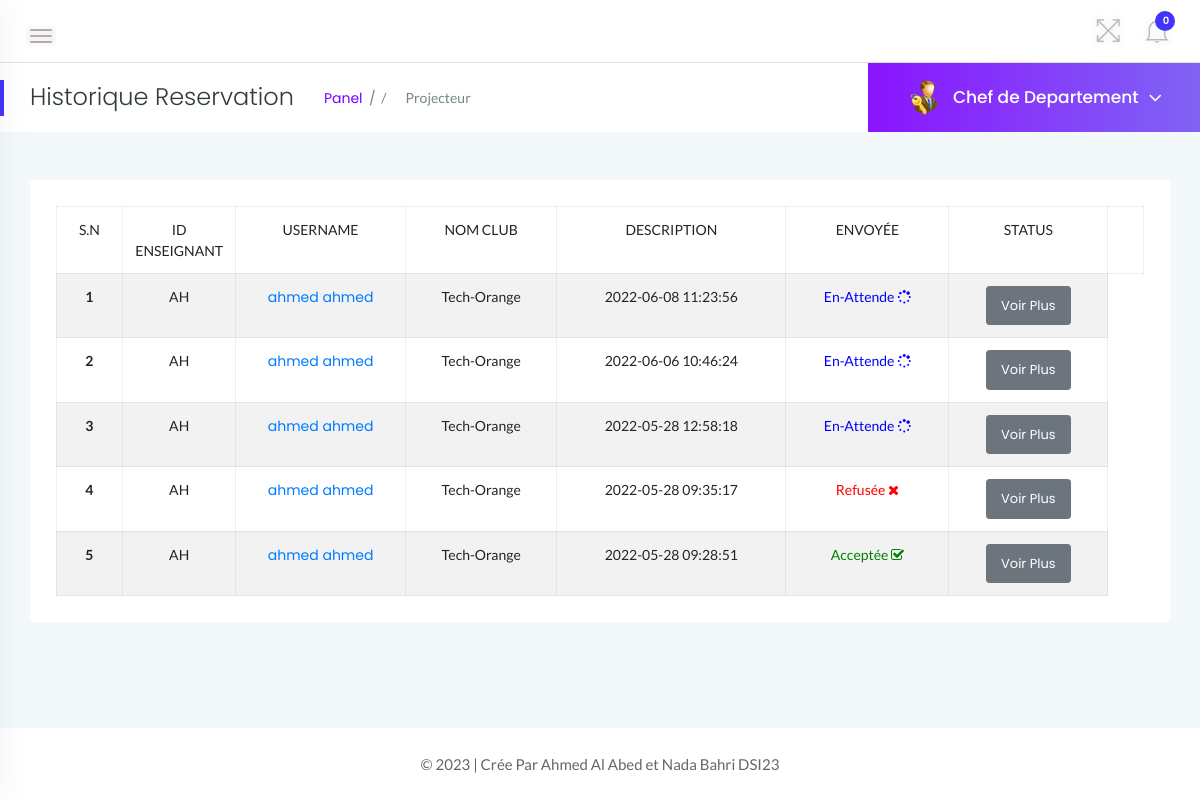
/admin/reservationtp-history.php (signed in), run on the app's committed database.
### tables this page shows
CREATE TABLE IF NOT EXISTS `reservationtp` (
  `id` int(11) NOT NULL AUTO_INCREMENT,
  `NomClub` varchar(200) DEFAULT NULL,
  `Description` mediumtext NOT NULL,
  `PostingDate` timestamp NOT NULL DEFAULT CURRENT_TIMESTAMP,
  `AdminRemarkDate` varchar(120) DEFAULT NULL,
  `Status` int(1) NOT NULL,
  `IsRead` int(1) NOT NULL,
  `empid` int(11) DEFAULT NULL,
  PRIMARY KEY (`id`),
  KEY `UserEmail` (`empid`)
);

CREATE TABLE IF NOT EXISTS `tblemployees` (
  `id` int(11) NOT NULL AUTO_INCREMENT,
  `EmpId` varchar(100) NOT NULL,
  `FirstName` varchar(150) NOT NULL,
  `LastName` varchar(150) NOT NULL,
  `EmailId` varchar(200) NOT NULL,
  `Password` varchar(180) NOT NULL,
  `Gender` varchar(100) NOT NULL,
  `Dob` varchar(100) NOT NULL,
  `Department` varchar(255) NOT NULL,
  `Address` varchar(255) NOT NULL,
  `City` varchar(200) NOT NULL,
  `Country` varchar(150) NOT NULL,
  `Phonenumber` char(11) NOT NULL,
  `Status` int(1) NOT NULL,
  `RegDate` timestamp NOT NULL DEFAULT CURRENT_TIMESTAMP,
  PRIMARY KEY (`id`)
);

### admin/reservationtp-history.php (the view, shortened to what this page needs)
<?php
    if(strlen($_SESSION['alogin'])==0){
        header('location:index.php');
    } else {
 ?>
<!doctype html>
<html class="no-js" lang="en">
<head>
    <link rel="stylesheet" href="../assets/css/bootstrap.min.css">
    <link rel="stylesheet" href="../assets/css/font-awesome.min.css">
    <link rel="stylesheet" href="../assets/css/themify-icons.css">
    <link rel="stylesheet" href="../assets/css/metisMenu.css">
    <link rel="stylesheet" href="../assets/css/owl.carousel.min.css">
    <link rel="stylesheet" href="../assets/css/slicknav.min.css">
    <link rel="stylesheet" href="https://www.amcharts.com/lib/3/plugins/export/export.css" type="text/css" media="all" />
    <link rel="stylesheet" type="text/css" href="https://cdn.datatables.net/1.10.19/css/jquery.dataTables.css">
    <link rel="stylesheet" type="text/css" href="https://cdn.datatables.net/1.10.18/css/dataTables.bootstrap4.min.css">
    <link rel="stylesheet" type="text/css" href="https://cdn.datatables.net/responsive/2.2.3/css/responsive.bootstrap.min.css">
    <link rel="stylesheet" type="text/css" href="https://cdn.datatables.net/responsive/2.2.3/css/responsive.jqueryui.min.css">
    <link rel="stylesheet" href="../assets/css/typography.css">
    <link rel="stylesheet" href="../assets/css/default-css.css">
    <link rel="stylesheet" href="../assets/css/styles.css">
    <link rel="stylesheet" href="../assets/css/responsive.css">
</head>
<body>
    <div class="page-container">
        <div class="main-content">
            <div class="header-area">
                <div class="row align-items-center">
                    <div class="col-md-6 col-sm-8 clearfix">
                        <div class="nav-btn pull-left">
                            <span></span>
                            <span></span>
                            <span></span>
                        </div>
                    </div>
                    <div class="col-md-6 col-sm-4 clearfix">
                        <ul class="notification-area pull-right">
                            <li id="full-view"><i class="ti-fullscreen"></i></li>
                            <?php include '../includes/admin-notification.php'?>
                        </ul>
                    </div>
                </div>
            </div>
            <div class="page-title-area">
                <div class="row align-items-center">
                    <div class="col-sm-6">
                        <div class="breadcrumbs-area clearfix">
                            <h4 class="page-title pull-left">Historique Reservation</h4>
                            <ul class="breadcrumbs pull-left">
                                <li><a href="dashboard.php">Panel</a></li>
                                <li><span>/ &nbsp; &nbsp; &nbsp; Projecteur</span></li>
                            </ul>
                        </div>
                    </div>
                    <div class="col-sm-6 clearfix">
                        <div class="user-profile pull-right">
                            <img class="avatar user-thumb" src="../assets/images/admin.png" alt="avatar">
                            <h4 class="user-name dropdown-toggle" data-toggle="dropdown">Chef de Departement<i class="fa fa-angle-down"></i></h4>
                        </div>
                    </div>
                </div>
            </div>
            <div class="main-content-inner">
                <div class="row">
                                <div class="col-12 mt-5">
                                    <div class="card">
                                        <div class="card-body">
                                        <div class="single-table">
                                            <div class="table-responsive">
                                                <table class="table table-hover table-striped table-bordered progress-table text-center">
                                                <thead class="text-uppercase">
                                                <tr>
                                                        <td>S.N</td>
                                                        <td width="90">Id Enseignant</td>
                                                        <td width="170">UserName</td>
                                                        <td>Nom Club</td>
                                                        <td>Description</td>
                                                        <td>ENVOYÉE	</td>
                                                        <td>Status</td>
                                                        <td></td>
                                                    </tr>
                                                </thead>
                                                <tbody>
                                                <?php
                                                    $sql = "SELECT reservationtp.id as lid,tblemployees.FirstName,tblemployees.LastName,tblemployees.EmpId,tblemployees.id,reservationtp.NomClub,reservationtp.PostingDate,reservationtp.Status from reservationtp join tblemployees on reservationtp.empid=tblemployees.id order by lid desc";
                                                    $query = $dbh -> prepare($sql);
                                                    $query->execute();
                                                    $results=$query->fetchAll(PDO::FETCH_OBJ);
                                                    $cnt=1;
                                                    if($query->rowCount() > 0){
                                                    foreach($results as $result)
                                                    {
                                                ?>
                                        <tr>
                                            <td> <b><?php echo htmlentities($cnt);?></b></td>
                                            <td><?php echo htmlentities($result->EmpId);?></td>
                                            <td><a href="update-employee.php?empid=<?php echo htmlentities($result->id);?>" target="_blank"><?php echo htmlentities($result->FirstName." ".$result->LastName);?></a></td>
                                            <td><?php echo htmlentities($result->NomClub);?></td>
                                            <td><?php echo htmlentities($result->PostingDate);?></td>
                                            <td><?php $stats=$result->Status;
                                            if($stats==1){
                                             ?>
                                                 <span style="color: green">Acceptée <i class="fa fa-check-square-o"></i></span>
                                                 <?php } if($stats==2)  { ?>
                                                <span style="color: red">Refusée <i class="fa fa-times"></i></span>
                                                 <?php } if($stats==0)  { ?>
                                            <span style="color: blue">En-Attende <i class="fa fa-spinner"></i></span>
                                            <?php } ?>
                                             </td>
                                            <td><a href="reservationtp-details.php?leaveid=<?php echo htmlentities($result->lid);?>" class="btn btn-secondary btn-sm">Voir Plus</a></td>
                                            </tr>
                                                <?php $cnt++;} }?>
                                            </tbody>
                                                </table>
                                            </div>
                                        </div>
                                        </div>
                                    </div>
                                </div>
                </div>
                </div>
            </div>
            <?php include '../includes/footer.php' ?>
        </div>
</body>
</html>
<?php } ?>

### assets/css/styles.css (style rules this page uses)
.page-container { width: 100%; height: 100%; min-height: 100vh; padding-left: 280px; -webkit-transition: padding-left 0.3s ease 0s; transition: padding-left 0.3s ease 0s; }
.sbar_collapsed.page-container { padding-left: 0; }
.card { border: none; border-radius: 4px; background-color: #fff; -webkit-transition: all 0.3s ease 0s; transition: all 0.3s ease 0s; }
.card-body { padding: 25.6px; padding: 1.6rem; }
.main-content { width: 100%; background: #f3f8fb; }
.main-content-inner { padding: 0 30px 50px; }
.header-area { padding: 15px 30px; background: #fff; border-bottom: 1px solid #d8e3e7; }
.nav-btn { margin: 10px 30px 0 0; cursor: pointer; }
.nav-btn span { display: block; width: 22px; height: 2px; background: #b3aaaa; margin: 4px 0; border-radius: 15px; -webkit-transition: all 0.3s ease 0s; transition: all 0.3s ease 0s; box-shadow: 0 0 0 4px rgba(99, 96, 96, 0.03); }
.nav-btn span:nth-child(2) { opacity: 0; }
.nav-btn span:first-child { -webkit-transform: rotate(45deg) translate(5px, 5px); transform: rotate(45deg) translate(5px, 5px); }
.nav-btn span:last-child { -webkit-transform: rotate(-45deg) translate(3px, -3px); transform: rotate(-45deg) translate(3px, -3px); }
.sbar_collapsed .nav-btn span { transform: none; opacity: 1; }
.notification-area { -webkit-user-select: none; -moz-user-select: none; -ms-user-select: none; user-select: none; position: relative; z-index: 1; }
.notification-area li { display: inline-block; margin-left: 20px; cursor: pointer; -webkit-user-select: none; -moz-user-select: none; -ms-user-select: none; user-select: none; }
.notification-area li > i { font-size: 26px; color: #bdbcbc; vertical-align: middle; text-shadow: 0 0 8px rgba(0, 0, 0, 0.12); -webkit-transition: color 0.3s ease 0s; transition: color 0.3s ease 0s; }
.notification-area li#full-view { display: inline-block; }
.page-title-area { padding: 0 30px; background: #fff; position: relative; }
.page-title-area:before { content: ""; position: absolute; left: 0; top: 50%; width: 4px; height: 36px; background: var(--primary-color); -webkit-transform: translateY(-50%); transform: translateY(-50%); }
.page-title { font-size: 24px; font-weight: 300; color: #313b3d; letter-spacing: 0; margin-right: 30px; }
ul.breadcrumbs { margin-top: 4px; }
.breadcrumbs li { display: inline-block; }
.breadcrumbs li a, .breadcrumbs li span { display: block; font-size: 14px; font-weight: 400; color: #7801ff; letter-spacing: 0; margin-right: 16px; position: relative; }
.breadcrumbs li a:before { content: "/"; color: #768387; position: absolute; right: -13px; top: 0; }
.breadcrumbs li span { margin-right: 0; color: #768387; text-transform: capitalize; }
.user-profile { margin-right: -30px; display: -webkit-box; display: -ms-flexbox; display: flex; -webkit-box-align: center; -ms-flex-align: center; align-items: center; -ms-flex-wrap: wrap; flex-wrap: wrap; background: -webkit-linear-gradient(left, #8914fe 0%, #8063f5 100%); background: linear-gradient(to right, #8914fe 0%, #8063f5 100%); padding: 17px 38px; position: relative; }
.user-profile img.avatar { height: 35px; width: 35px; border-radius: 50%; margin-right: 12px; }
.user-name { font-size: 17px; font-weight: 500; color: #fff; letter-spacing: 0; cursor: pointer; -webkit-user-select: none; -moz-user-select: none; -ms-user-select: none; user-select: none; }
.user-name i { margin-left: 10px; font-size: 21px; vertical-align: middle; position: relative; }
.notification-area .dropdown-toggle, .user-name.dropdown-toggle { position: relative; }
.notification-area .dropdown-toggle:after, .user-name.dropdown-toggle:after { display: none; }
.btn { padding: 11px 17px; font-size: 13px; letter-spacing: 0; }
.btn-sm { padding: 9px 14px; }
.single-table .table { margin-bottom: 0; }
table tr th, table tr td { border-top: 1px solid rgba(120, 130, 140, 0.13) !important; }
.table-bordered td, .table-bordered th { border: 1px solid rgba(120, 130, 140, 0.13) !important; }

### data on the page
reservationtp: tblemployees.EmpId "AH", tblemployees.FirstName+LastName "ahmed ahmed", NomClub "Tech-Orange", PostingDate "2022-06-08 11:23:56", Status "En-Attende"
reservationtp: tblemployees.EmpId "AH", tblemployees.FirstName+LastName "ahmed ahmed", NomClub "Tech-Orange", PostingDate "2022-06-06 10:46:24", Status "En-Attende"
reservationtp: tblemployees.EmpId "AH", tblemployees.FirstName+LastName "ahmed ahmed", NomClub "Tech-Orange", PostingDate "2022-05-28 12:58:18", Status "En-Attende"
reservationtp: tblemployees.EmpId "AH", tblemployees.FirstName+LastName "ahmed ahmed", NomClub "Tech-Orange", PostingDate "2022-05-28 09:35:17", Status "Refusée"
reservationtp: tblemployees.EmpId "AH", tblemployees.FirstName+LastName "ahmed ahmed", NomClub "Tech-Orange", PostingDate "2022-05-28 09:28:51", Status "Acceptée"

### other printed values
$unreadcount "0"
